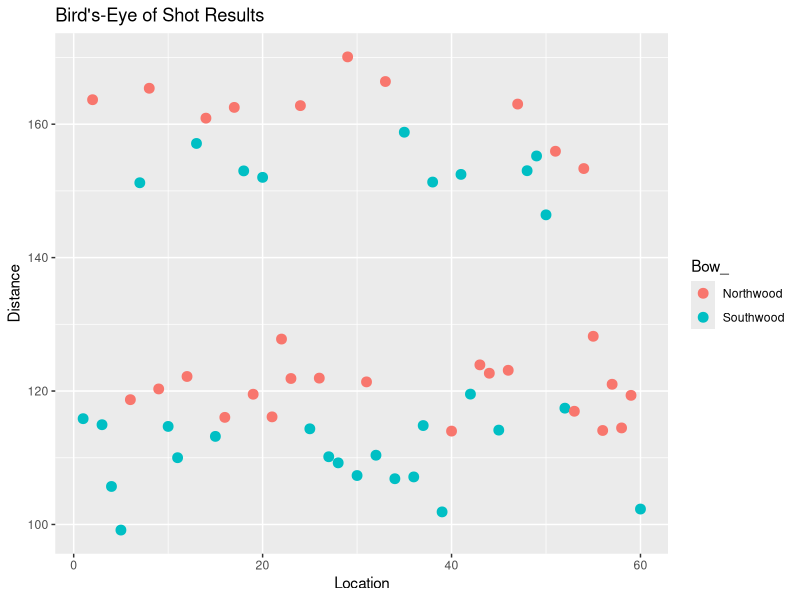
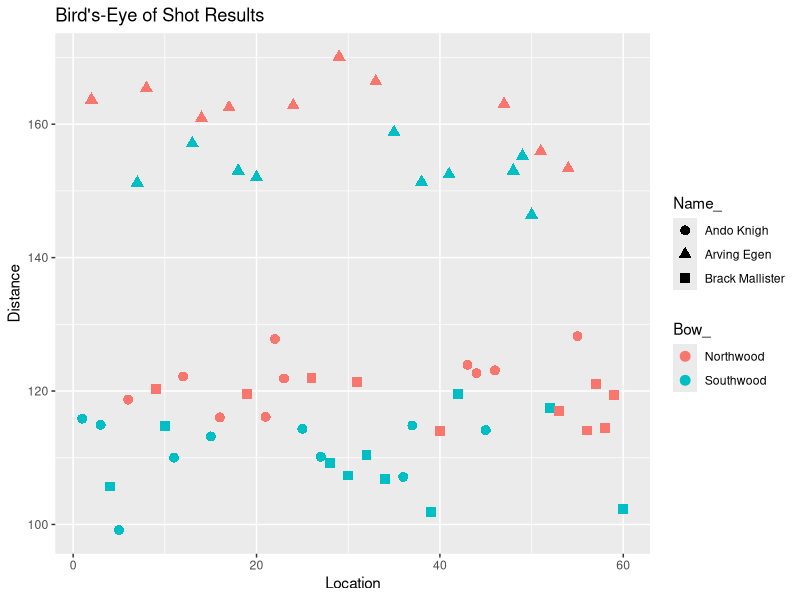

Write the R code that produced these figures, in order. (Note: this script raises an error after producing the figures.)
## ---- chunk 1
require(lme4)
require(ggplot2)
require(gridExtra)

# Population of archer effects
set.seed(12345)
sig_a <- 20
pop_size <- 1000
m_pop <- rnorm(pop_size, 0, sig_a)

# Loading Westeros names!
wnames <- unlist(readLines("male_westeros_names.txt"))

# archer data function
make_archer_data <- function (population, p, n, mu, sig_e, tau, shots = NULL) {
  
  # Preparing number of shots
  if (is.null(shots)) {
    shots <- rep(n * 2, p)
  }
  
  # Sample data
  r_pop <- sample(population, p)
  theta <- c(mu, tau, r_pop)
  intercept <- rep(1, sum(shots))
  bow <- unlist(lapply(shots, function (m) c(rep(1, m / 2), rep(0, m / 2))))
  m_mat <- diag(p)[rep(1:p, shots), ]
  X <- cbind(intercept, bow, m_mat)
  Y <- X %*% theta + rnorm(sum(shots), 0, sig_e)
  
  # Return data
  names <- sample(wnames, p)
  name_data <- rep(names, shots)
  bow_data <- unlist(lapply(shots, function (m) c(rep("Northwood", m / 2), rep("Southwood", m / 2))))
  dataMat <- data.frame("Distance_" = Y,
                        "Bow_" = bow_data,
                        "Name_" = name_data)
  effects <- r_pop
  names(effects) <- names
  return(list("Data" = dataMat, "Effects" = effects))
  
}

set.seed(1)
JaimeExp1 <- make_archer_data(m_pop, 3, 10, 150, 5, 10)
lme1 <- lmer(Distance_ ~ Bow_ + (1 | Name_), data = JaimeExp1$Data)
set.seed(2)
JaimeExp2 <- make_archer_data(m_pop, 50, 10, 150, 5, 10)
set.seed(3)
n.shots <- 2 * rpois(50, 5)
set.seed(3)
JaimeExp3 <- make_archer_data(m_pop, 50, 10, 150, 5, 10, shots = n.shots)
## ---- chunk 2
print(head(JaimeExp1$Data), digits = 2)
## ---- chunk 3
lm0 <- lm(Distance_ ~ Bow_, data = JaimeExp1$Data)
summary(lm0)
## ---- chunk 4
lm1 <- lm(Distance_ ~ Bow_ + Name_, data = JaimeExp1$Data)
summary(lm1)
## ---- chunk 5
rorder <- sample(1:nrow(JaimeExp1$Data))
bowData1 <- JaimeExp1$Data[rorder, ]
bowData1 <- cbind("Location" = 1:nrow(bowData1), bowData1)
p <- ggplot(bowData1, aes(Location, Distance_)) + 
  geom_point(aes(colour = Bow_), size = 3) + 
  ggtitle("Bird's-Eye of Shot Results") + ylab("Distance")
p
## ---- chunk 6

p <- ggplot(bowData1, aes(Location, Distance_)) + 
  geom_point(aes(shape = Name_, colour = Bow_), size = 3) + 
  ggtitle("Bird's-Eye of Shot Results") + ylab("Distance")
p
## ---- chunk 7
lm2 <- lm(Distance_ ~ Bow_ + Name_, data = JaimeExp2$Data)
summary(lm2)
## ---- chunk 8
lme2 <- lmer(Distance_ ~ Bow_ + (1 | Name_), data = JaimeExp2$Data)
## ---- chunk 9
VarCorr(lme2)
confint(lme2)[1:2, ]
## ---- chunk 10
make_click_data <- function (p, # Number of people to choose 
                             mu, # Baseline logit-probability of click 
                             tau, # Effect of new display
                             sig_a, # Variance of random effects
                             pois_mean, # Mean number of impressions
                             effects = NULL) { # In case you actually want to fix effects
  
  if (is.null(effects))
    effects <- rnorm(p, 0, sig_a)
  
  # Preparing design
  treat <- rbinom(p, 1, 0.5)
  treat_expos <- rpois(p, pois_mean * 0.5) + 1
  null_expos <- rpois(p, pois_mean * (1 - 0.5)) + 1
  id <- 1:p
  expos <- treat_expos + null_expos
  expos <- c(expos[!treat == 1], null_expos[treat == 1], treat_expos[treat == 1])
  id <- c(id[!treat == 1], rep(id[treat == 1], 2))
  treat <- c(treat[!treat == 1], rep(0, sum(treat)), rep(1, sum(treat)))
  means <- mu + treat * tau + effects[id]
  probs <- exp(means) / (1 + exp(means))
  
  # Getting response and making data matrix
  Y <- rbinom(length(probs), expos, probs)
  dataMat <- data.frame("clicks" = Y,
                        "expos" = expos,
                        "display" = treat,
                        "id" = as.factor(id))
  
  return(list("Data" = dataMat,
              "Effects" = effects))
  
}

# Make simulated data
set.seed(1)
CTR_Exp1 <- make_click_data(p = 1e3,
                            mu = -4.5,
                            tau = 0.5,
                            sig_a = 5,
                            pois_mean = 20)
## ---- chunk 11
CTRdata <- CTR_Exp1$Data
display_data <- head(CTR_Exp1$Data[sample(nrow(CTR_Exp1$Data)), ], 10)
display_data$display <- as.numeric(display_data$display) + 1
rownames(display_data) <- NULL
print(display_data)
## ---- chunk 12
# Changing the counts to proportions
CTRdata$clicks <- CTRdata$clicks / CTRdata$expos

# Analysis of the data
CTR_lme1 <- glmer(clicks ~ display + (1 | id), 
                  weights = expos,
                  data = CTRdata, 
                  family = binomial, 
                  control = glmerControl(optimizer = "bobyqa"),
                  nAGQ = 10)
## ---- chunk 13
summary(CTR_lme1)
## ---- chunk 14
# Extracting estimated fixed effects
fixef_hat <- fixef(CTR_lme1)
# Extracting estimated population sd:
siga_hat <- attr(VarCorr(CTR_lme1)[[1]], "stddev")
# Extracting tau confidence bounds from model
up_low <- confint(CTR_lme1)

# Making CI mat
full_mat <- cbind("Estimate" = c(fixef_hat, siga_hat), up_low[c(2:3, 1), ])
rownames(full_mat) <- c("Intercept", "Tau", "sig_a")
print(exp(full_mat) * 100, digits = 4)
## ---- chunk 15
suppressPackageStartupMessages(library(glmnet))
id.matrix <- sparse.model.matrix(~ CTRdata$id - 1)
Sparse.Data <- cbind(id.matrix, CTRdata$display)
weights <- CTRdata$expos
nclicks <- CTRdata$clicks * weights
y <- unname(cbind(weights - nclicks, nclicks))
set.seed(12345)
CTR_lasso <- cv.glmnet(Sparse.Data, y, family = "binomial")
## ---- chunk 16
set.seed(12345)
CTR_ridge <- cv.glmnet(Sparse.Data, y, family = "binomial", alpha = 0)
CTR_glm <- glm(y[ , 2:1] ~ display + id, data = CTRdata, family = "binomial")
## ---- chunk 17
effect_estimates <- c(tail(as.numeric(coef(CTR_lasso)), 1),
                      tail(as.numeric(coef(CTR_ridge)), 1),
                      head(as.numeric(coef(CTR_glm)), 2)[2])
names(effect_estimates) <- c("LASSO", "Ridge", "GLM")
print(effect_estimates)
## ---- chunk 18
user_effects <- CTR_Exp1$Effects
nsims <- 50
MSEP_mat <- matrix(0, 4, nsims)
rownames(MSEP_mat) <- c("GLMM", "LASSO", "Ridge", "GLM")
for (i in 1:nsims) {
  
  # Generating data
  new_CTR <- make_click_data(p = 1e3, 
                             mu = -4.5,
                             tau = 0.5,
                             sig_a = 5,
                             pois_mean = 20,
                             effects = user_effects)
  
  # Prepping LASSO data
  new_id.matrix <- sparse.model.matrix(~ new_CTR$Data$id - 1)
  new_Sparse.Data <- cBind(new_id.matrix, new_CTR$Data$display)
  
  # Getting y data
  new_weights <- new_CTR$Data$expos
  new_nclicks <- new_CTR$Data$clicks
  y_new <- unname(cbind(new_weights - new_nclicks, new_nclicks))
  
  calc_MSEP <- function (pred) {
    err0 <- pred^2 * y_new[ , 1]
    err1 <- (1 - pred)^2 * y_new[ , 2]
    return((sum(err0) + sum(err1)) / sum(new_weights))
  }
  
  # Calculating prediction logit means
  lme_pred <- predict(CTR_lme1, newdata = new_CTR$Data)
  lasso_pred <- predict(CTR_lasso, newx = new_Sparse.Data)
  ridge_pred <- predict(CTR_ridge, newx = new_Sparse.Data)
  glm_pred <- predict(CTR_glm, newdata = new_CTR$Data)
  
  # Calculating prediction probs
  lme_pred_probs <- exp(lme_pred) / (1 + exp(lme_pred))
  lasso_pred_probs <- exp(lasso_pred) / (1 + exp(lasso_pred))
  ridge_pred_probs <- exp(ridge_pred) / (1 + exp(ridge_pred))
  glm_pred_probs <- exp(glm_pred) / (1 + exp(glm_pred))
  
  # Calculating prediction probs
  prob_mat <- cbind(exp(lme_pred) / (1 + exp(lme_pred)),
                    exp(lasso_pred) / (1 + exp(lasso_pred)),
                    exp(ridge_pred) / (1 + exp(ridge_pred)),
                    exp(glm_pred) / (1 + exp(glm_pred)))
  
  MSEP_mat[ , i] <- unname(apply(prob_mat, 2, calc_MSEP))
  
}
## ---- chunk 19
require(microbenchmark)

ps <- seq(100, 2000, 100)
nsims <- 50

mean_MSEP <- matrix(0, 4, 20)
rownames(mean_MSEP) <- c("GLMM", "LASSO", "Ridge", "GLM")
sd_MSEP <- mean_MSEP
times <- mean_MSEP

for (k in 1:20) {
  
  #cat("Doing p =", ps[k], "\n")
  
  set.seed(1)
  CTR_Exp1 <- make_click_data(p = ps[k],
                              mu = -4.5,
                              tau = 0.5,
                              sig_a = 5,
                              pois_mean = 20)
  
  # Changing the counts to proportions
  CTR_Exp1$Data$clicks <- CTR_Exp1$Data$clicks / CTR_Exp1$Data$expos
  
  # Fitting LME
  timer <- get_nanotime()
  CTR_lme1 <- glmer(clicks ~ display + (1 | id), 
                    weights = expos,
                    data = CTR_Exp1$Data, 
                    family = binomial, 
                    control = glmerControl(optimizer = "bobyqa"),
                    nAGQ = 10)
  times["GLMM", k] <- get_nanotime() - timer
  
  timer <- get_nanotime()
  # Fitting LASSO
  library(glmnet)
  id.matrix <- sparse.model.matrix(~ CTR_Exp1$Data$id - 1)
  Sparse.Data <- cBind(id.matrix, CTR_Exp1$Data$display)
  weights <- CTR_Exp1$Data$expos
  nclicks <- CTR_Exp1$Data$clicks * weights
  y <- unname(cbind(weights - nclicks, nclicks))
  set.seed(12345)
  
  CTR_lasso <- cv.glmnet(Sparse.Data, y, family = "binomial")
  times["LASSO", k] <- get_nanotime() - timer
  
  # Fitting Ridge and GLM
  set.seed(12345)
  timer <- get_nanotime()
  CTR_ridge <- cv.glmnet(Sparse.Data, y, family = "binomial", alpha = 0)
  times["Ridge", k] <- get_nanotime() - timer
  timer <- get_nanotime()
  CTR_glm <- glm(y[ , 2:1] ~ display + id, data = CTR_Exp1$Data, family = "binomial")
  times["GLM", k] <- get_nanotime() - timer
  
  # MSEP storage unit
  user_effects <- CTR_Exp1$Effects
  nsims <- 50
  MSEP_mat <- matrix(0, 4, nsims)
  rownames(MSEP_mat) <- c("GLMM", "LASSO", "Ridge", "GLM")
  
  for (i in 1:nsims) {
    
    # Generating data
    set.seed(i)
    new_CTR <- make_click_data(p = ps[k], 
                               mu = -4.5,
                               tau = 0.5,
                               sig_a = 5,
                               pois_mean = 20,
                               effects = user_effects)
    
    # Prepping LASSO data
    new_id.matrix <- sparse.model.matrix(~ new_CTR$Data$id - 1)
    new_Sparse.Data <- cBind(new_id.matrix, new_CTR$Data$display)
    
    # Getting y data
    new_weights <- new_CTR$Data$expos
    new_nclicks <- new_CTR$Data$clicks
    y_new <- unname(cbind(new_weights - new_nclicks, new_nclicks))
    
    calc_MSEP <- function (pred) {
      err0 <- pred^2 * y_new[ , 1]
      err1 <- (1 - pred)^2 * y_new[ , 2]
      return((sum(err0) + sum(err1)) / sum(new_weights))
    }
    
    # Calculating prediction logit means
    lme_pred <- predict(CTR_lme1, newdata = new_CTR$Data)
    lasso_pred <- predict(CTR_lasso, newx = new_Sparse.Data)
    ridge_pred <- predict(CTR_ridge, newx = new_Sparse.Data)
    glm_pred <- predict(CTR_glm, newdata = new_CTR$Data)
    
    # Calculating prediction probs
    prob_mat <- cbind(exp(lme_pred) / (1 + exp(lme_pred)),
                      exp(lasso_pred) / (1 + exp(lasso_pred)),
                      exp(ridge_pred) / (1 + exp(ridge_pred)),
                      exp(glm_pred) / (1 + exp(glm_pred)))
    
    MSEP_mat[ , i] <- unname(apply(prob_mat, 2, calc_MSEP))
    
  }
  
  mean_MSEP[ , k] <- apply(MSEP_mat, 1, mean)
  sd_MSEP[ , k] <- apply(MSEP_mat, 1, sd)
  
}


group_MSEP <- rownames(mean_MSEP)[as.vector(row(mean_MSEP))]
p_MSEP <- as.vector(col(mean_MSEP))
p_MSEP <- ps[p_MSEP]
df <- data.frame("MSPE" = as.vector(mean_MSEP),
                 "Number of Users" = p_MSEP,
                 "se" = as.vector(sd_MSEP),
                 "Method" = group_MSEP)
limits <- aes(ymax = MSPE + se, ymin = MSPE - se)

p <- ggplot(df, aes(colour = Method, y = MSPE, x = Number.of.Users))
p1 <- p + geom_point() + geom_line(aes(group = Method)) + geom_errorbar(limits, width = 25) + 
  ggtitle("Mean Squared Prediction Error vs. # of Users")
time_df <- data.frame("Time" = log10(as.vector(times)),
                      "Number of Users" = p_MSEP,
                      "Method" = group_MSEP)
p2 <- ggplot(time_df, aes(colour = Method, y = Time, x = Number.of.Users))
p2 <- p2 + geom_point() + geom_line(aes(group = Method)) + 
  ggtitle("Fitting Runtime vs. # of Users")
grid.arrange(p1, p2, ncol = 2, widths = unit(c(15, 15), c("cm")))
## ---- chunk 20
make_click_data <- function (p, # Number of people to choose 
                             mu, # Baseline logit-probability of click 
                             tau, # Effect of new display
                             sig_a, # Variance of random effects
                             pois_mean, # Mean number of impressions
                             effects = NULL) { # In case you actually want to fix effects
  
  if (is.null(effects))
    effects <- rnorm(p, 0, sig_a)
  
  # Preparing design
  treat <- rbinom(p, 1, 0.5)
  treat_expos <- rpois(p, pois_mean * 0.5) + 1
  null_expos <- rpois(p, pois_mean * (1 - 0.5)) + 1
  id <- 1:p
  expos <- treat_expos + null_expos
  expos <- c(expos[!treat == 1], null_expos[treat == 1], treat_expos[treat == 1])
  id <- c(id[!treat == 1], rep(id[treat == 1], 2))
  treat <- c(treat[!treat == 1], rep(0, sum(treat)), rep(1, sum(treat)))
  means <- mu + treat * tau + effects[id]
  probs <- exp(means) / (1 + exp(means))
  
  # Getting response and making data matrix
  Y <- rbinom(length(probs), expos, probs)
  dataMat <- data.frame("clicks" = Y,
                        "expos" = expos,
                        "display" = treat,
                        "id" = as.factor(id))
  
  return(list("Data" = dataMat,
              "Effects" = effects))
  
}

# Make simulated data
set.seed(1)
CTR_Exp1 <- make_click_data(p = 1e3,
                            mu = -4.5,
                            tau = 0.5,
                            sig_a = 5,
                            pois_mean = 20)
## ---- chunk 21
user_effects <- CTR_Exp1$Effects
nsims <- 50
MSEP_mat <- matrix(0, 4, nsims)
rownames(MSEP_mat) <- c("GLMM", "LASSO", "Ridge", "GLM")
for (i in 1:nsims) {
  
  # Generating data
  new_CTR <- make_click_data(p = 1e3, 
                             mu = -4.5,
                             tau = 0.5,
                             sig_a = 5,
                             pois_mean = 20,
                             effects = user_effects)
  
  # Prepping LASSO data
  new_id.matrix <- sparse.model.matrix(~ new_CTR$Data$id - 1)
  new_Sparse.Data <- cBind(new_id.matrix, new_CTR$Data$display)
  
  # Getting y data
  new_weights <- new_CTR$Data$expos
  new_nclicks <- new_CTR$Data$clicks
  y_new <- unname(cbind(new_weights - new_nclicks, new_nclicks))
  
  calc_MSEP <- function (pred) {
    err0 <- pred^2 * y_new[ , 1]
    err1 <- (1 - pred)^2 * y_new[ , 2]
    return((sum(err0) + sum(err1)) / sum(new_weights))
  }
  
  # Calculating prediction logit means
  lme_pred <- predict(CTR_lme1, newdata = new_CTR$Data)
  lasso_pred <- predict(CTR_lasso, newx = new_Sparse.Data)
  ridge_pred <- predict(CTR_ridge, newx = new_Sparse.Data)
  glm_pred <- predict(CTR_glm, newdata = new_CTR$Data)
  
  # Calculating prediction probs
  lme_pred_probs <- exp(lme_pred) / (1 + exp(lme_pred))
  lasso_pred_probs <- exp(lasso_pred) / (1 + exp(lasso_pred))
  ridge_pred_probs <- exp(ridge_pred) / (1 + exp(ridge_pred))
  glm_pred_probs <- exp(glm_pred) / (1 + exp(glm_pred))
  
  # Calculating prediction probs
  prob_mat <- cbind(exp(lme_pred) / (1 + exp(lme_pred)),
                    exp(lasso_pred) / (1 + exp(lasso_pred)),
                    exp(ridge_pred) / (1 + exp(ridge_pred)),
                    exp(glm_pred) / (1 + exp(glm_pred)))
  
  MSEP_mat[ , i] <- unname(apply(prob_mat, 2, calc_MSEP))
  
}
